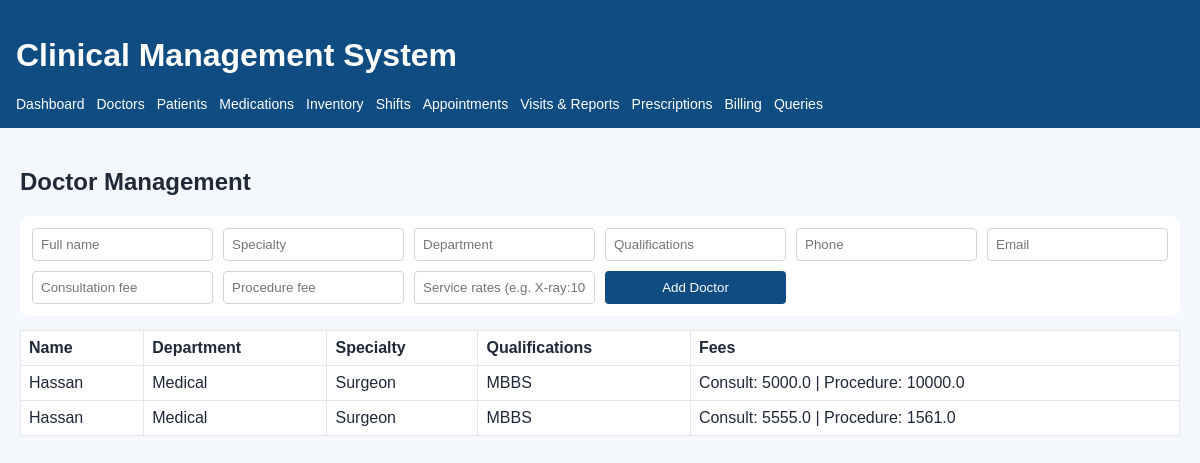
Page /doctors on the committed database.
### app/models.py (models this page shows)
class Doctor(db.Model):
    __tablename__ = "doctors"
    id = db.Column(db.Integer, primary_key=True)
    full_name = db.Column(db.String(120), nullable=False)
    specialty = db.Column(db.String(120), nullable=False)
    department = db.Column(db.String(120), nullable=False)
    qualifications = db.Column(db.Text, nullable=False)
    phone = db.Column(db.String(40))
    email = db.Column(db.String(120))
    consultation_fee = db.Column(db.Float, nullable=False, default=0.0)
    procedure_fee = db.Column(db.Float, nullable=False, default=0.0)
    service_rates = db.Column(db.Text, default="")
    shifts = db.relationship("DoctorShift", back_populates="doctor", cascade="all, delete-orphan")
    appointments = db.relationship("Appointment", back_populates="doctor", cascade="all, delete-orphan")
    visits = db.relationship("Visit", back_populates="doctor", cascade="all, delete-orphan")

### app/routes.py (the view, shortened to what this page needs)
@main_bp.route("/doctors", methods=["GET", "POST"])
def doctors():
    return render_template("doctors.html", doctors=Doctor.query.order_by(Doctor.full_name).all())

### app/templates/doctors.html
{% extends "base.html" %}
{% block content %}
<h2>Doctor Management</h2>
<form method="post" class="grid-form">
    <input name="full_name" placeholder="Full name" required>
    <input name="specialty" placeholder="Specialty" required>
    <input name="department" placeholder="Department" required>
    <input name="qualifications" placeholder="Qualifications" required>
    <input name="phone" placeholder="Phone">
    <input name="email" type="email" placeholder="Email">
    <input name="consultation_fee" type="number" step="0.01" placeholder="Consultation fee" required>
    <input name="procedure_fee" type="number" step="0.01" placeholder="Procedure fee" required>
    <input name="service_rates" placeholder="Service rates (e.g. X-ray:100, ECG:80)">
    <button type="submit">Add Doctor</button>
</form>
<table>
    <tr><th>Name</th><th>Department</th><th>Specialty</th><th>Qualifications</th><th>Fees</th></tr>
    {% for doctor in doctors %}
    <tr>
        <td>{{ doctor.full_name }}</td>
        <td>{{ doctor.department }}</td>
        <td>{{ doctor.specialty }}</td>
        <td>{{ doctor.qualifications }}</td>
        <td>Consult: {{ doctor.consultation_fee }} | Procedure: {{ doctor.procedure_fee }}</td>
    </tr>
    {% endfor %}
</table>
{% endblock %}

### app/static/styles.css (style rules this page uses)
body { margin: 0; font-family: Arial, sans-serif; background: #f4f7fb; color: #1f2937; }
form { background: #fff; padding: 12px; border-radius: 8px; margin-bottom: 14px; }
.grid-form { display: grid; grid-template-columns: repeat(auto-fit, minmax(180px, 1fr)); gap: 10px; }
input, select, textarea, button { padding: 8px; border: 1px solid #d1d5db; border-radius: 4px; }
button { background: #0f4c81; color: #fff; border: none; cursor: pointer; }
table { width: 100%; border-collapse: collapse; background: #fff; margin-bottom: 14px; }
th, td { border: 1px solid #e5e7eb; padding: 8px; text-align: left; vertical-align: top; }

### rows in the picture
Doctor: full_name "Hassan", department "Medical", specialty "Surgeon", qualifications "MBBS", consultation_fee "5000.0", procedure_fee "10000.0"
Doctor: full_name "Hassan", department "Medical", specialty "Surgeon", qualifications "MBBS", consultation_fee "5555.0", procedure_fee "1561.0"
